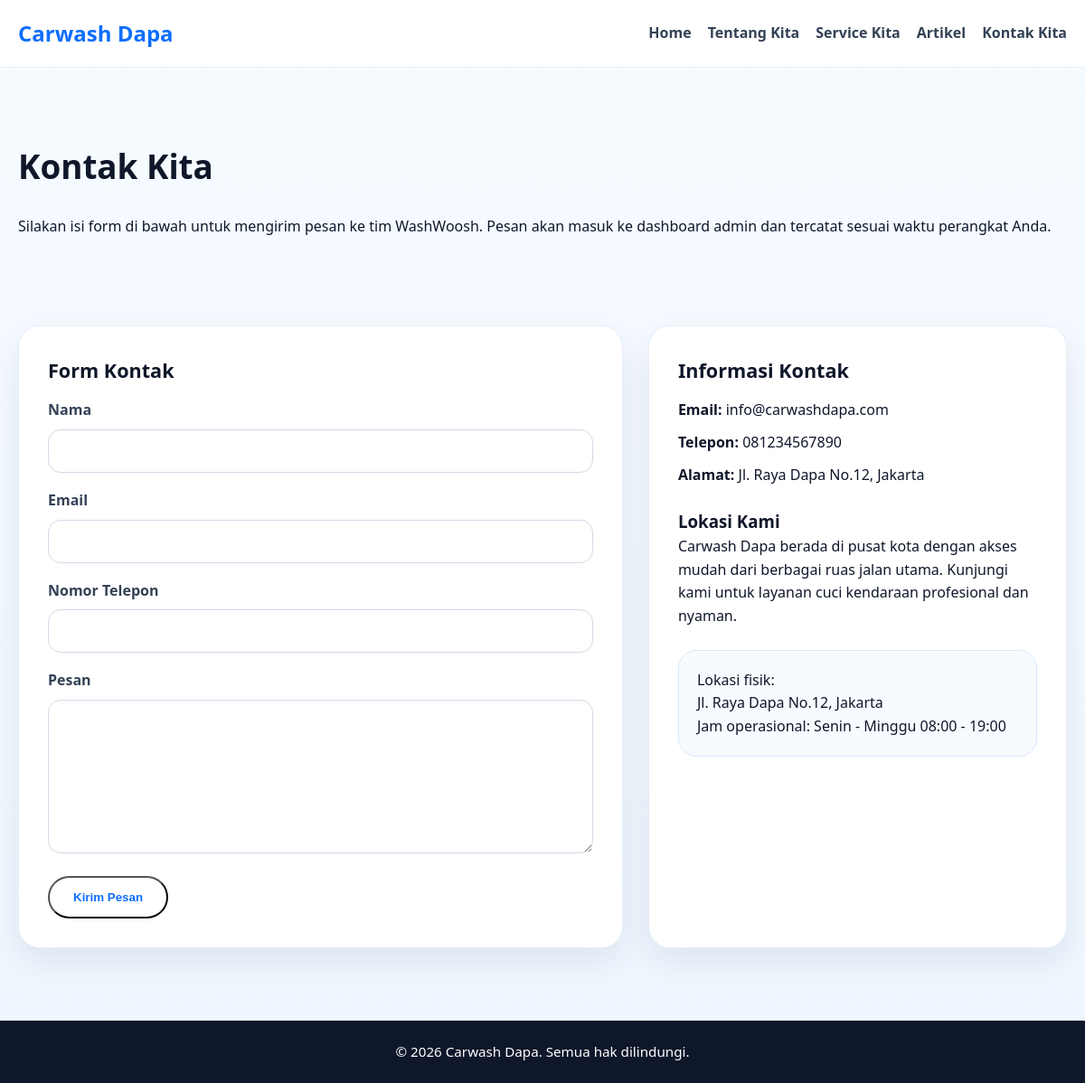
Page /Frontend/kontak.php on the earlier database version.
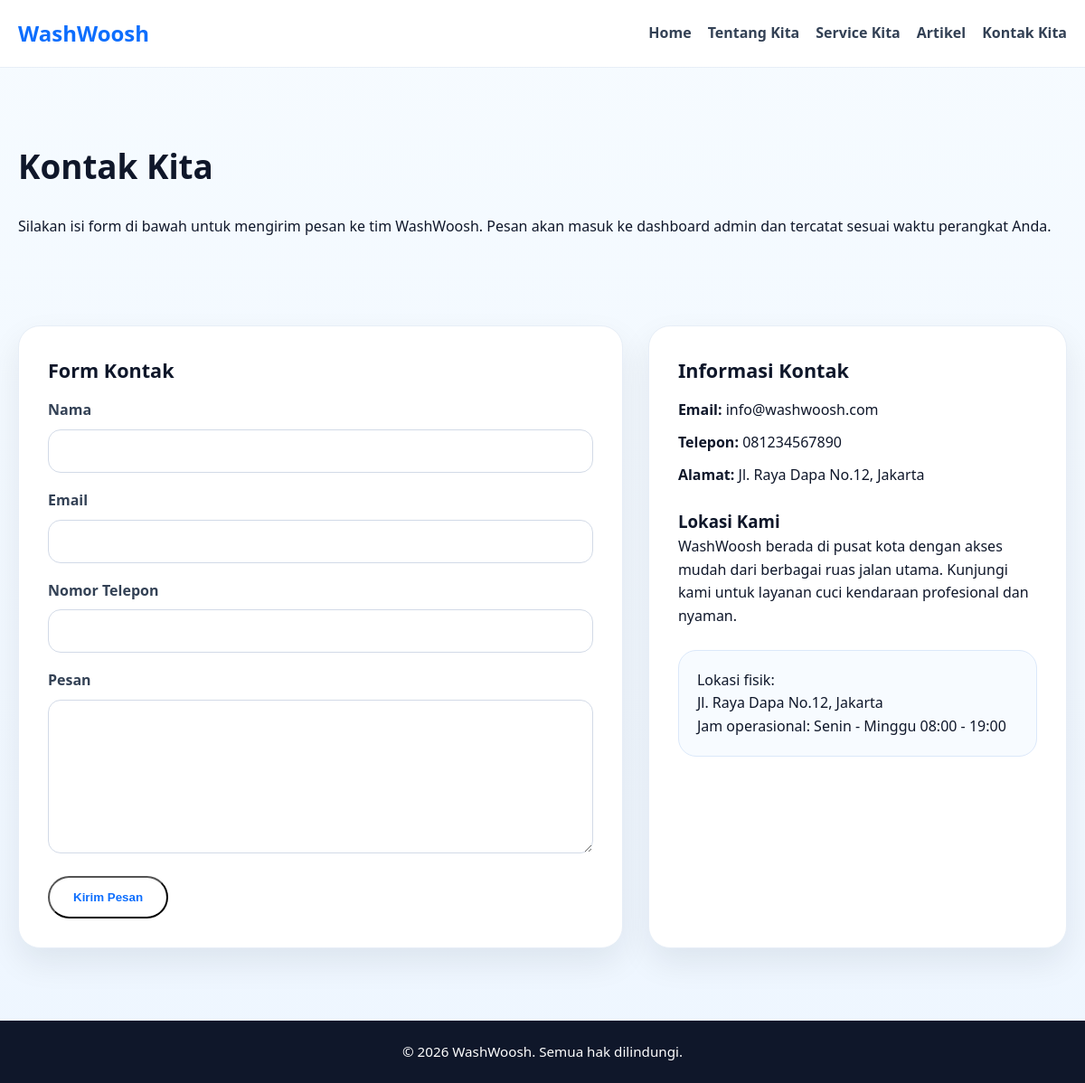
Same page on the later database version.
### tables this page shows
CREATE TABLE tb_company_profile (
  id INT UNSIGNED AUTO_INCREMENT PRIMARY KEY,
  nama_perusahaan VARCHAR(150) NOT NULL,
  logo VARCHAR(255) DEFAULT NULL,
  alamat TEXT NOT NULL,
  no_telp VARCHAR(50) NOT NULL,
  email VARCHAR(100) NOT NULL,
  jam_operasional VARCHAR(100) NOT NULL,
  deskripsi TEXT,
  visi TEXT,
  misi TEXT,
  updated_at TIMESTAMP NOT NULL DEFAULT CURRENT_TIMESTAMP ON UPDATE CURRENT_TIMESTAMP
);

### Frontend/includes/company_data.php (called while the page is built)
<?php
require_once dirname(__DIR__, 2) . '/config/koneksi.php';
$company = [
    'id' => null,
    'nama_perusahaan' => 'WashWoosh',
    'logo' => null,
    'alamat' => 'Jl. Contoh No.123, Kecamatan Dapa',
    'no_telp' => '+62 812 3456 7890',
    'email' => 'info@washwoosh.com',
    'jam_operasional' => 'Senin - Minggu 08:00 - 19:00',
    'deskripsi' => 'Layanan cuci kendaraan modern yang cepat, bersih, dan ramah lingkungan.',
    'visi' => 'Menjadi layanan cuci kendaraan pilihan utama di kawasan kami.',
    'misi' => 'Memberikan layanan berkualitas dengan harga terjangkau dan pelayanan terbaik.'
];
try {
    $stmt = $pdo->query('SELECT * FROM tb_company_profile ORDER BY updated_at DESC LIMIT 1');
    $companyRow = $stmt->fetch();
    if ($companyRow) {
        $company = array_merge($company, $companyRow);
    }
} catch (PDOException $e) {
}
?>

### Frontend/kontak.php (the view, shortened to what this page needs)
<?php
require_once 'includes/company_data.php';
?>
<!DOCTYPE html>
<html lang="id">
<head>
    <link rel="stylesheet" href="assets/css/style.css">
</head>
<body>
    <header class="site-header">
        <div class="container header-inner">
            <a class="logo" href="index.php"><?= htmlspecialchars($company['nama_perusahaan'] ?? 'WashWoosh') ?></a>
            <nav class="site-nav">
                <a href="index.php">Home</a>
                <a href="tentang.php">Tentang Kita</a>
                <a href="service.php">Service Kita</a>
                <a href="artikel.php">Artikel</a>
                <a href="kontak.php">Kontak Kita</a>
            </nav>
        </div>
    </header>
    <main class="container content-wrapper">
        <section class="page-section page-section--wide">
            <h1>Kontak Kita</h1>
            <p>Silakan isi form di bawah untuk mengirim pesan ke tim WashWoosh. Pesan akan masuk ke dashboard admin dan tercatat sesuai waktu perangkat Anda.</p>
        </section>
        <div class="contact-grid">
            <div class="contact-card">
                <h2>Form Kontak</h2>
                <form method="POST" action="kontak.php" class="contact-form">
                    <label for="nama">Nama</label>
                    <input type="text" id="nama" name="nama" required>
                    <label for="email">Email</label>
                    <input type="email" id="email" name="email" required>
                    <label for="no_telp">Nomor Telepon</label>
                    <input type="tel" id="no_telp" name="no_telp" required>
                    <label for="pesan">Pesan</label>
                    <textarea id="pesan" name="pesan" rows="6" required></textarea>
                    <button type="submit" name="submit_contact" class="btn btn-primary">Kirim Pesan</button>
                </form>
            </div>
            <div class="contact-card contact-info">
                <h2>Informasi Kontak</h2>
                <div class="info-block">
                    <p><strong>Email:</strong> <?= htmlspecialchars($company['email'] ?? '-') ?></p>
                    <p><strong>Telepon:</strong> <?= htmlspecialchars($company['no_telp'] ?? '-') ?></p>
                    <p><strong>Alamat:</strong> <?= htmlspecialchars($company['alamat'] ?? '-') ?></p>
                </div>
                <div class="info-block">
                    <h3>Lokasi Kami</h3>
                    <p><?= htmlspecialchars($company['nama_perusahaan'] ?? 'WashWoosh') ?> berada di pusat kota dengan akses mudah dari berbagai ruas jalan utama. Kunjungi kami untuk layanan cuci kendaraan profesional dan nyaman.</p>
                </div>
                <div class="map-card">
                    <p>Lokasi fisik:</p>
                    <p><?= htmlspecialchars($company['alamat'] ?? '-') ?></p>
                    <p>Jam operasional: <?= htmlspecialchars($company['jam_operasional'] ?? '-') ?></p>
                </div>
            </div>
        </div>
    </main>
    <footer class="site-footer">
        <div class="container">
            <p>&copy; <?= date('Y') ?> <?= htmlspecialchars($company['nama_perusahaan'] ?? 'WashWoosh') ?>. Semua hak dilindungi.</p>
        </div>
    </footer>
</body>
</html>

Differences in the rows shown:
changed tb_company_profile "Jl. Raya Dapa No.12, Jakarta": nama_perusahaan "Carwash Dapa" → "WashWoosh"; email "info@carwashdapa.com" → "info@washwoosh.com"
